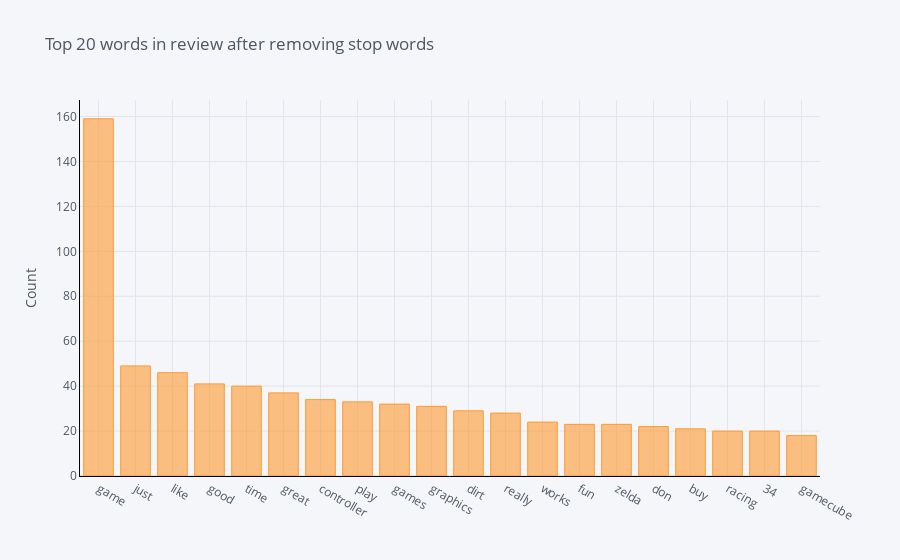

The notebook cell saved with this chart:
### Code cell
#The distribution of top unigrams after removing stop words

def get_top_n_words(corpus, n=None):
    vec = CountVectorizer(stop_words = 'english').fit(corpus)
    bag_of_words = vec.transform(corpus)
    sum_words = bag_of_words.sum(axis=0) 
    words_freq = [(word, sum_words[0, idx]) for word, idx in vec.vocabulary_.items()]
    words_freq =sorted(words_freq, key = lambda x: x[1], reverse=True)
    return words_freq[:n]

common_words = get_top_n_words(Corpus['reviewText'], 20)
# for word, freq in common_words:
#     print(word, freq)
    
df2 = pd.DataFrame(common_words, columns = ['reviewText' , 'count'])
df2.groupby('reviewText').sum()['count'].sort_values(ascending=False).iplot(
    kind='bar', yTitle='Count', linecolor='black', title='Top 20 words in review after removing stop words')

### Figure 1 — Plotly figure (JSON) as saved in the notebook; plotly's stock layout.template omitted (floating-point values rounded to 4 significant figures)
{"data": [{"marker": {"color": "rgba(255, 153, 51, 0.6)", "line": {"color": "rgba(255, 153, 51, 1.0)", "width": 1}}, "name": "count", "orientation": "v", "text": "", "type": "bar", "x": ["game", "just", "like", "good", "time", "great", "controller", "play", "games", "graphics", "dirt", "really", "works", "fun", "zelda", "don", "buy", "racing", "34", "gamecube"], "y": [159, 49, 46, 41, 40, 37, 34, 33, 32, 31, 29, 28, 24, 23, 23, 22, 21, 20, 20, 18]}], "layout": {"legend": {"bgcolor": "#F5F6F9", "font": {"color": "#4D5663"}}, "paper_bgcolor": "#F5F6F9", "plot_bgcolor": "#F5F6F9", "title": {"font": {"color": "#4D5663"}, "text": "Top 20 words in review after removing stop words"}, "xaxis": {"gridcolor": "#E1E5ED", "linecolor": "black", "showgrid": true, "tickfont": {"color": "#4D5663"}, "title": {"font": {"color": "#4D5663"}, "text": ""}, "zerolinecolor": "#E1E5ED"}, "yaxis": {"gridcolor": "#E1E5ED", "linecolor": "black", "showgrid": true, "tickfont": {"color": "#4D5663"}, "title": {"font": {"color": "#4D5663"}, "text": "Count"}, "zerolinecolor": "#E1E5ED"}}}
